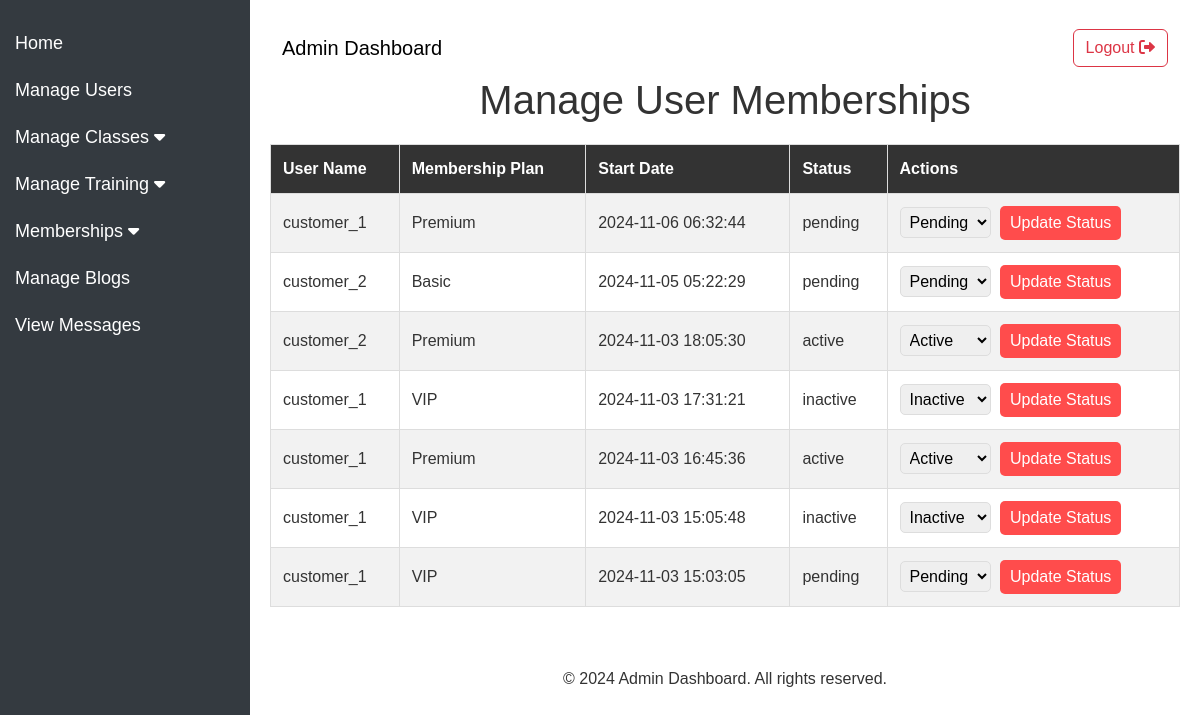
Screenshot of /fitzone/admin/manage_user_memberships.php (signed in) with the database file from the repository.
### tables this page shows
CREATE TABLE `user_memberships` (
  `id` int(11) NOT NULL,
  `user_id` int(11) NOT NULL,
  `plan_id` int(11) NOT NULL,
  `start_date` timestamp NOT NULL DEFAULT current_timestamp(),
  `status` varchar(20) DEFAULT 'pending'
);

CREATE TABLE `customers` (
  `id` int(11) NOT NULL,
  `username` varchar(50) NOT NULL,
  `email` varchar(100) NOT NULL,
  `password` varchar(255) NOT NULL,
  `created_at` timestamp NOT NULL DEFAULT current_timestamp()
);

CREATE TABLE `membership_plans` (
  `id` int(11) NOT NULL,
  `plan_name` varchar(50) NOT NULL,
  `description` text NOT NULL,
  `price` decimal(10,2) NOT NULL,
  `guest_passes` int(11) DEFAULT 0,
  `class_access` varchar(100) DEFAULT NULL,
  `health_assessment` tinyint(1) DEFAULT 0,
  `personal_training_sessions` int(11) DEFAULT 0,
  `nutrition_counseling` tinyint(1) DEFAULT 0,
  `is_active` tinyint(1) DEFAULT 1,
  `created_at` timestamp NOT NULL DEFAULT current_timestamp()
);

### fitzone/admin/manage_user_memberships.php (the view, shortened to what this page needs)
<?php
include 'assists/header_admin.php';
include 'database_connection.php';
$sql = "SELECT um.id, um.user_id, um.plan_id, um.start_date, um.status,
               u.username AS user_name, mp.plan_name
        FROM user_memberships um
        JOIN customers u ON um.user_id = u.id
        JOIN membership_plans mp ON um.plan_id = mp.id
        ORDER BY um.start_date DESC";
$memberships = $conn->query($sql);
?>
<h1>Manage User Memberships</h2>
<table border="1" cellpadding="10" cellspacing="0">
    <tr>
        <th>User Name</th>
        <th>Membership Plan</th>
        <th>Start Date</th>
        <th>Status</th>
        <th>Actions</th>
    </tr>
    <?php while ($membership = $memberships->fetch_assoc()): ?>
        <tr>
            <td><?php echo htmlspecialchars($membership['user_name']); ?></td>
            <td><?php echo htmlspecialchars($membership['plan_name']); ?></td>
            <td><?php echo htmlspecialchars($membership['start_date']); ?></td>
            <td><?php echo htmlspecialchars($membership['status']); ?></td>
            <td>
                <form method="post" style="display:inline;">
                    <select name="status">
                        <option value="active" <?php if ($membership['status'] == 'active') echo 'selected'; ?>>Active</option>
                        <option value="inactive" <?php if ($membership['status'] == 'inactive') echo 'selected'; ?>>Inactive</option>
                        <option value="pending" <?php if ($membership['status'] == 'pending') echo 'selected'; ?>>Pending</option>
                    </select>
                    <button class="btn2" type="submit" name="update_status">Update Status</button>
                </form>
            </td>
        </tr>
    <?php endwhile; ?>
</table>
<?php
include 'assists/footer_admin.php';
?>

### fitzone/admin/assists/header_admin.php (style rules this page uses)
body { display: flex; min-height: 100vh; flex-direction: column; }

### fitzone/admin/manage_user_memberships.php (style rules this page uses)
body { font-family: Arial, sans-serif; background-color: #ffffff; color: #333333; margin: 0; padding: 0; }
h1 { text-align: center; color: #333; }
table { width: 100%; border-collapse: collapse; margin-top: 20px; }
th, td { border: 1px solid #ddd; padding: 12px; text-align: left; }
th { background-color: #333333; color: #ffffff; }
tr:nth-child(even) { background-color: #f2f2f2; }
form { display: inline; }
select { padding: 5px; margin-right: 5px; border-radius: 5px; border: 1px solid #ddd; }
.btn2 { background-color: #ff4c4c; color: #ffffff; border: none; border-radius: 5px; padding: 5px 10px; cursor: pointer; }

### rows the page displays
user_memberships: user.username "customer_1", plan.plan_name "Premium", start_date "2024-11-06 06:32:44", status "pending", status "Pending"
user_memberships: user.username "customer_2", plan.plan_name "Basic", start_date "2024-11-05 05:22:29", status "pending", status "Pending"
user_memberships: user.username "customer_2", plan.plan_name "Premium", start_date "2024-11-03 18:05:30", status "active", status "Active"
user_memberships: user.username "customer_1", plan.plan_name "VIP", start_date "2024-11-03 17:31:21", status "inactive", status "Inactive"
user_memberships: user.username "customer_1", plan.plan_name "Premium", start_date "2024-11-03 16:45:36", status "active", status "Active"
user_memberships: user.username "customer_1", plan.plan_name "VIP", start_date "2024-11-03 15:05:48", status "inactive", status "Inactive"
user_memberships: user.username "customer_1", plan.plan_name "VIP", start_date "2024-11-03 15:03:05", status "pending", status "Pending"
